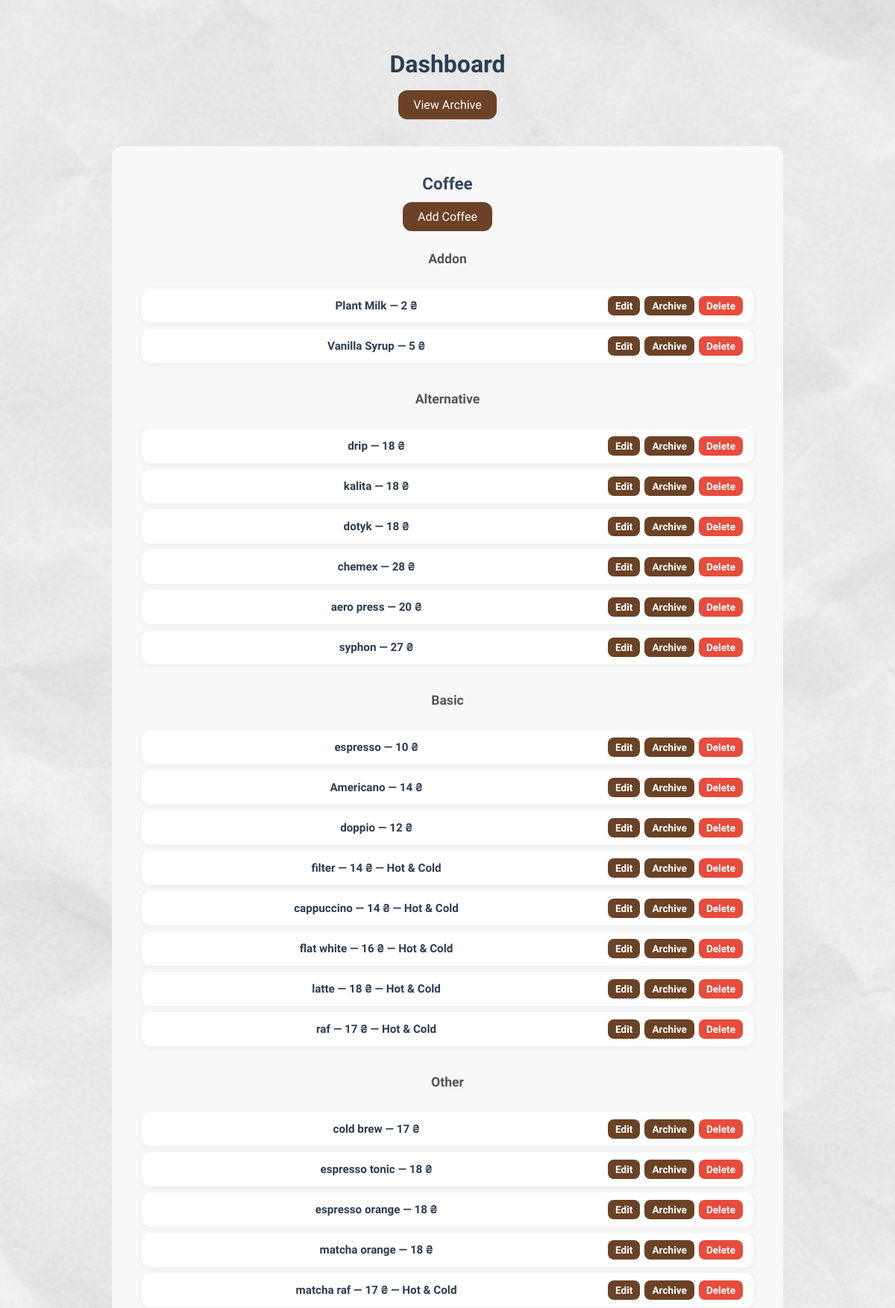
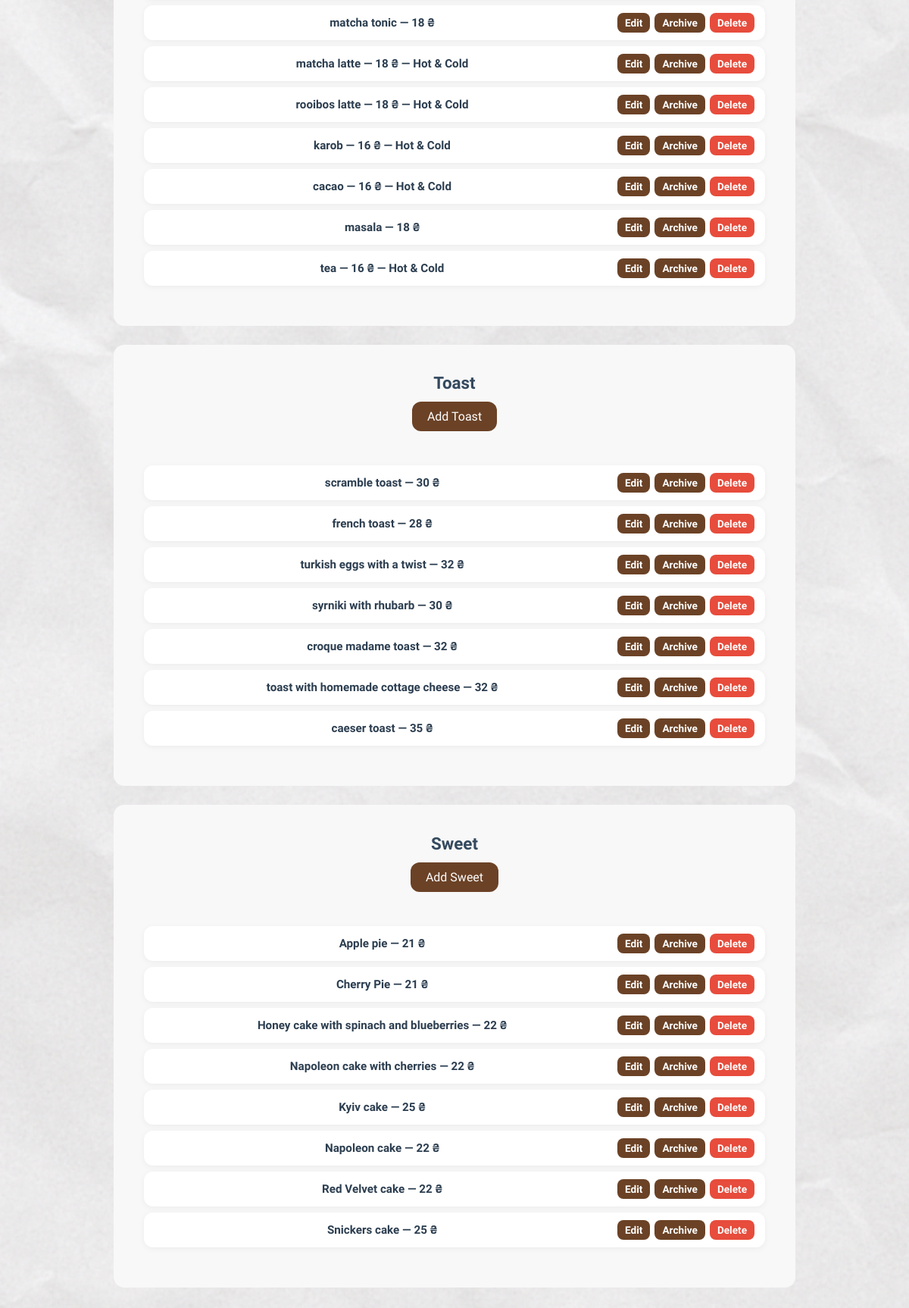
Page /modifiers/ on the committed database (2 pictures, top to bottom).
### menu/models.py (models this page shows, shortened)
class Coffee(models.Model):
    TEMPERATURE_CHOICES = [
        ('', 'None'),
        ('hot', 'Hot'),
        ('cold', 'Cold'),
        ('both', 'Hot & Cold'),
    ]
    GROUP_CHOICES = [
        ('basic', 'Basic Drinks'),
        ('alternative', 'Alternative'),
        ('other', 'Other Drinks'),
        ('addon', 'Add-ons'),
    ]
    name = models.CharField(max_length=100)
    group = models.CharField(max_length=20, choices=GROUP_CHOICES, default='basic')
    price = models.DecimalField(max_digits=8, decimal_places=2, default=0)
    price_2 = models.DecimalField(max_digits=8, decimal_places=2, blank=True, null=True)
    temperature = models.CharField(max_length=10, choices=TEMPERATURE_CHOICES, blank=True, null=True)
    image = models.ImageField(upload_to='menu/images/', blank=True, null=True)
    description = models.TextField(blank=True, null=True)
    order = models.PositiveIntegerField(default=0)
    is_active = models.BooleanField(default=True)
    created_at = models.DateTimeField(auto_now_add=True, blank=True, null=True)
    updated_at = models.DateTimeField(auto_now=True, blank=True, null=True)
    @property
    def price_display(self):
        if self.price == self.price.to_integral_value():
            return int(self.price)
        return self.price

class Toast(models.Model):
    name = models.CharField(max_length=100)
    image = models.ImageField(upload_to='menu/images/', blank=True, null=True)
    description = models.TextField(blank=True)
    allergens = models.TextField(blank=True)
    price = models.DecimalField(max_digits=8, decimal_places=2, default=0)
    order = models.PositiveIntegerField(default=0)
    is_active = models.BooleanField(default=True)
    created_at = models.DateTimeField(auto_now_add=True, blank=True, null=True)
    updated_at = models.DateTimeField(auto_now=True, blank=True, null=True)
    @property
    def price_display(self):
        if self.price == self.price.to_integral_value():
            return int(self.price)
        return self.price

class Sweet(models.Model):
    name = models.CharField(max_length=100)
    image = models.ImageField(upload_to='menu/images/', blank=True, null=True)
    description = models.TextField(blank=True)
    allergens = models.TextField(blank=True)
    price = models.DecimalField(max_digits=8, decimal_places=2, default=0)
    order = models.PositiveIntegerField(default=0)
    is_active = models.BooleanField(default=True)
    created_at = models.DateTimeField(auto_now_add=True, blank=True, null=True)
    updated_at = models.DateTimeField(auto_now=True, blank=True, null=True)
    @property
    def price_display(self):
        if self.price == self.price.to_integral_value():
            return int(self.price)
        return self.price

### modifiers/views.py (the view)
# urls.py: path('', views.dashboard, name='dashboard'),
def dashboard(request):
    sections = []
    for key, (model, form_class) in CATEGORY_MODELS.items():
        items = model.objects.filter(is_active=True).order_by('order', 'name')
        section = {
            'name': key,
            'items': items,
        }
        if key == 'coffee':
            groups = sorted(set(item.group for item in items))
            grouped_items = []
            for g in groups:
                group_items = items.filter(group=g).order_by('order', 'name')
                grouped_items.append((g, group_items))
            section['grouped_items'] = grouped_items
        sections.append(section)
    return render(request, 'modifiers/dashboard.html', {'sections': sections})

### modifiers/templates/modifiers/dashboard.html (shortened to what this page needs)
{% extends 'menu/base.html' %}
{% load static %}
{% block extra_head %}
<link rel="stylesheet" href="{% static 'modifiers/css/dashboard.css' %}">
{% endblock %}
{% block content %}
<div class="dashboard-container">
    <h2>Dashboard</h2>
    <p><a href="{% url 'modifiers:archive' %}" class="btn">View Archive</a></p>
    {% for section in sections %}
    <div class="dashboard-section">
        <h3>{{ section.name|capfirst }}</h3>
        <a href="{% url 'modifiers:add_item' section.name %}" class="btn add-btn">Add {{ section.name|capfirst }}</a>
        {% if section.name == 'coffee' %}
            {% for group_key, items in section.grouped_items %}
                <h4>{{ group_key|capfirst }}</h4>
                <ul class="item-list draggable-list" data-model="coffee" data-group="{{ group_key }}">
                    {% for item in items %}
                        <li class="item draggable-item" data-id="{{ item.id }}" draggable="true">
                            <span>{{ item.name }} — {{ item.price_display }} {{ currency|default:"₴" }}{% if item.temperature %} — {{ item.get_temperature_display }}{% endif %}</span>
                            <div class="actions">
                                <a href="{% url 'modifiers:edit_item' section.name item.pk %}" class="btn">Edit</a>
                                <a href="{% url 'modifiers:archive_item' section.name item.pk %}" class="btn">Archive</a>
                                <a href="{% url 'modifiers:delete_item' section.name item.pk %}" class="btn delete-btn">Delete</a>
                            </div>
                        </li>
                    {% empty %}
                        <li class="item">No items in this group.</li>
                    {% endfor %}
                </ul>
            {% endfor %}
        {% else %}
            <ul class="item-list draggable-list" data-model="{{ section.name }}">
                {% for item in section.items %}
                    <li class="item draggable-item" data-id="{{ item.id }}" draggable="true">
                        <span>{{ item.name }} — {{ item.price_display }} {{ currency|default:"₴" }}</span>
                        <div class="actions">
                            <a href="{% url 'modifiers:edit_item' section.name item.pk %}" class="btn">Edit</a>
                            <a href="{% url 'modifiers:archive_item' section.name item.pk %}" class="btn">Archive</a>
                            <a href="{% url 'modifiers:delete_item' section.name item.pk %}" class="btn delete-btn">Delete</a>
                        </div>
                    </li>
                {% empty %}
                    <li class="item">No {{ section.name }} items.</li>
                {% endfor %}
            </ul>
        {% endif %}
    </div>
    {% endfor %}
</div>
{% endblock %}

### menu/static/menu/css/styles.css (style rules this page uses)
body { background-image: url("../images/background.png"); background-size: cover; background-position: center; background-repeat: no-repeat; background-attachment: fixed; color: #293378; font-family: 'Montserrat Alternates', sans-serif; font-weight: bold; margin: 0; padding: 0; text-align: center; overflow-x: hidden; }

### modifiers/static/modifiers/css/dashboard.css (style rules this page uses)
.dashboard-container { max-width: 900px; margin: 20px auto; padding: 20px; }
.dashboard-container h2 { font-size: 2rem; margin-bottom: 15px; color: #2c3e50; text-align: center; }
.dashboard-container p a.btn { display: inline-block; margin-bottom: 20px; padding: 10px 20px; background-color: #6b4226; color: #fff; border-radius: 12px; font-weight: 500; text-decoration: none; transition: background 0.3s, transform 0.2s; }
.dashboard-section { margin-bottom: 25px; padding: 15px; background-color: #f8f8f8; border-radius: 14px; }
.dashboard-section h3 { font-size: 1.4rem; margin-bottom: 12px; color: #34495e; }
.dashboard-section h4 { font-size: 1.1rem; margin-top: 12px; margin-bottom: 8px; color: #555; }
.dashboard-section a.btn.add-btn { display: inline-block; margin-bottom: 15px; padding: 10px 20px; background-color: #6b4226; color: #fff; border-radius: 12px; font-weight: 500; text-decoration: none; transition: background 0.3s, transform 0.2s; border: none; cursor: pointer; }
ul.item-list { list-style: none; padding: 10px 25px; margin: 20px auto; }
ul.item-list li.item { display: flex; flex-wrap: wrap; align-items: center; justify-content: space-between; background-color: #ffffff; padding: 10px 14px; border-radius: 12px; margin-bottom: 8px; box-shadow: 0 2px 8px rgba(0,0,0,0.05); transition: transform 0.2s, box-shadow 0.2s; }
ul.item-list li.item span { flex: 1 1 150px; font-size: 0.95rem; color: #2c3e50; margin-right: 10px; }
.actions { display: flex; gap: 6px; flex-wrap: wrap; }
.actions a.btn { padding: 5px 10px; background-color: #6b4226; color: #fff; border-radius: 8px; font-size: 0.85rem; text-decoration: none; transition: background 0.3s, transform 0.2s; }
.actions a.delete-btn { background-color: #e74c3c; }

### rows in the picture
Coffee: grouped_items "Addon", name "Plant Milk", price_display "2", currency "₴"
Coffee: name "Vanilla Syrup", price_display "5", currency "₴"
Coffee: grouped_items "Alternative", name "drip", price_display "18", currency "₴"
Coffee: name "kalita", price_display "18", currency "₴"
Coffee: name "dotyk", price_display "18", currency "₴"
Coffee: name "chemex", price_display "28", currency "₴"
Coffee: name "aero press", price_display "20", currency "₴"
Coffee: name "syphon", price_display "27", currency "₴"
Coffee: grouped_items "Basic", name "espresso", price_display "10", currency "₴"
Coffee: name "Americano", price_display "14", currency "₴"
Coffee: name "doppio", price_display "12", currency "₴"
Coffee: name "filter", price_display "14", currency "₴", temperature "Hot & Cold"
Coffee: name "cappuccino", price_display "14", currency "₴", temperature "Hot & Cold"
Coffee: name "flat white", price_display "16", currency "₴", temperature "Hot & Cold"
Coffee: name "latte", price_display "18", currency "₴", temperature "Hot & Cold"
Coffee: name "raf", price_display "17", currency "₴", temperature "Hot & Cold"
Coffee: grouped_items "Other", name "cold brew", price_display "17", currency "₴"
Coffee: name "espresso tonic", price_display "18", currency "₴"
Coffee: name "espresso orange", price_display "18", currency "₴"
Coffee: name "matcha orange", price_display "18", currency "₴"
Coffee: name "matcha raf", price_display "17", currency "₴", temperature "Hot & Cold"
Coffee: name "matcha tonic", price_display "18", currency "₴"
Coffee: name "matcha latte", price_display "18", currency "₴", temperature "Hot & Cold"
Coffee: name "rooibos latte", price_display "18", currency "₴", temperature "Hot & Cold"
Coffee: name "karob", price_display "16", currency "₴", temperature "Hot & Cold"
Coffee: name "cacao", price_display "16", currency "₴", temperature "Hot & Cold"
Coffee: name "masala", price_display "18", currency "₴"
Coffee: name "tea", price_display "16", currency "₴", temperature "Hot & Cold"
Toast: name "scramble toast", price_display "30", currency "₴"
Toast: name "french toast", price_display "28", currency "₴"
Toast: name "turkish eggs with a twist", price_display "32", currency "₴"
Toast: name "syrniki with rhubarb", price_display "30", currency "₴"
Toast: name "croque madame toast", price_display "32", currency "₴"
Toast: name "toast with homemade cottage cheese", price_display "32", currency "₴"
Toast: name "caeser toast", price_display "35", currency "₴"
Sweet: name "Apple pie", price_display "21", currency "₴"
Sweet: name "Cherry Pie", price_display "21", currency "₴"
Sweet: name "Honey cake with spinach and blueberries", price_display "22", currency "₴"
Sweet: name "Napoleon cake with cherries", price_display "22", currency "₴"
Sweet: name "Kyiv cake", price_display "25", currency "₴"
Sweet: name "Napoleon cake", price_display "22", currency "₴"
Sweet: name "Red Velvet cake", price_display "22", currency "₴"
Sweet: name "Snickers cake", price_display "25", currency "₴"

### other values in the picture
{{ section.name|capfirst }} "Coffee" "Toast" "Sweet"
